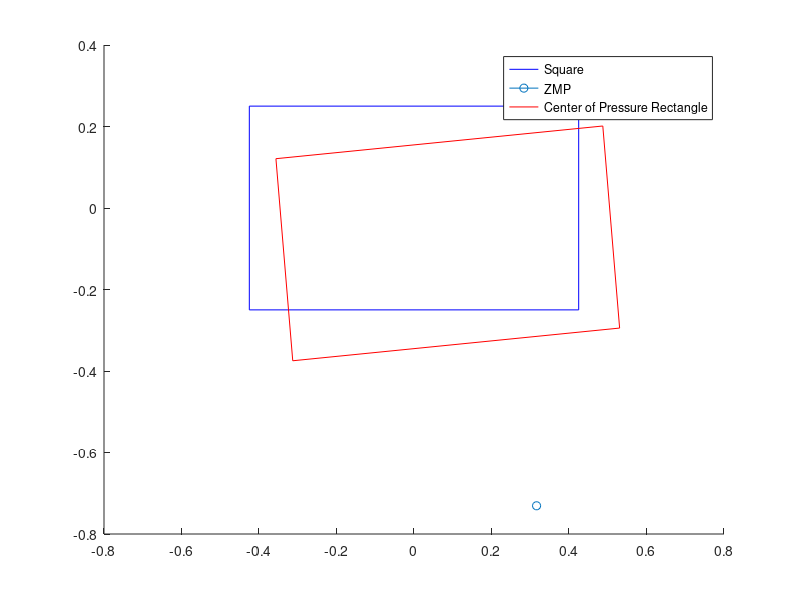

This figure's MATLAB source:
clear
clc

figure_handle = figure; % 새로운 그림 요소를 만듭니다.

while true
    roll = input('roll 값을 입력하세요: ');
    pitch = input('pitch 값을 입력하세요: ');
    yaw = input('yaw 값을 입력하세요: ');
    
    t = 0.1;
    p = (roll / t)*pi/180;
    q = (pitch / t)*pi/180;
    r = (yaw / t)*pi/180;
    alpha_x = p / t;
    alpha_y = q / t;
    alpha_z = r / t;
    m = 50;
    g = 9.81;
    L = 0.85;
    W = 0.5;
    H = 1.1;
    a_Gx = 2;
    v = 2;
    
    RR=L/(20*(pi/180));
    if r <0
    a_Gy=-v^2/RR;
    else
    a_Gy=v^2/RR;
    end

    I_xx = 33.07;
    I_yy = 26.25;
    I_zz = 17.32;

    I = [I_xx 0 0; 0 I_yy 0; 0 0 I_zz];

  R = [
        1 0 0;
        0 cosd(roll) -sind(roll);
        0 sind(roll) cosd(roll)
    ] * [
        cosd(pitch) 0 sind(pitch);
        0 1 0;
        -sind(pitch) 0 cosd(pitch)
    ] * [
        cosd(yaw) -sind(yaw) 0;
        sind(yaw) cosd(yaw) 0;
        0 0 1
    ];



    x_zmp = (-2 * I_yy * alpha_y - 2 * (I_xx - I_zz) * p * r + 2 * m * g * H * sind(pitch) + 2 * m * H * a_Gx) / (2 * m * (-g * cosd(pitch) * cosd(roll)));
    y_zmp = (2 * H * m * g * cosd(pitch) * sind(roll) -m*a_Gy*2*H- 2 * I_xx * alpha_x + 2 * (I_yy - I_zz) * q * r) / (2 * m * (g * cosd(pitch)));
    result_zmp = R * [x_zmp; y_zmp; 1];
    x_zmp_mod = result_zmp(1);
    y_zmp_mod = result_zmp(2);

    x1 = -0.425;
    x2 = 0.425;
    y1 = -0.25;
    y2 = 0.25;
    cdn_mod1 = R * [x1; y1; 1];
    cdn_mod2 = R * [x1; y2; 1];
    cdn_mod3 = R * [x2; y2; 1];
    cdn_mod4 = R * [x2; y1; 1];

    hold on
    plot([x1, x1, x2, x2, x1], [y1, y2, y2, y1, y1], 'b-')
    plot(x_zmp_mod, y_zmp_mod, '-o')
    text(x_zmp_mod + 0.5, y_zmp_mod + 2, 'x_zmp, y_zmp')
    plot([cdn_mod1(1), cdn_mod2(1), cdn_mod3(1), cdn_mod4(1), cdn_mod1(1)], ...
        [cdn_mod1(2), cdn_mod2(2), cdn_mod3(2), cdn_mod4(2), cdn_mod1(2)], 'r-')
    hold off
    
    % 사용자에게 계속할 것인지 물어봅니다.
    prompt = '그래프를 계속해서 그리시겠습니까? (Y/N): ';
    answer = input(prompt, 's');
    if ~strcmpi(answer, 'y')
        break; % 사용자가 종료를 원하면 루프를 종료합니다.
    end
end


% 마지막에 그린 모든 그래픽 요소를 함께 표시합니다.
legend('Square', 'ZMP', 'Center of Pressure Rectangle')
